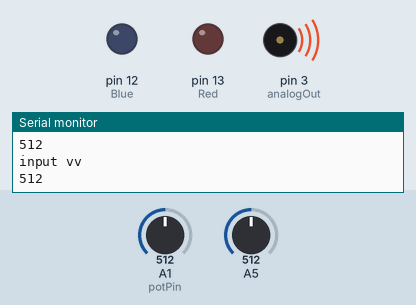
Bench run of a sketch on a simulated Arduino Uno, built with avr-gcc and run on an emulated ATmega328P. On the bench: output pins drawn as LEDs (lit = HIGH), buzzer (waves = sounding), the last lines printed to the serial monitor. Inputs (shaded band) come from the test bench; at power-on: A1 (potPin) = 512, A5 = 512. Pins used as bus, display or sensor lines are not drawn.

Above: at 1.8 s.
1.9 s: A1 (potPin) set to 926
6.0 s: A1 (potPin) set to 955
At 7.4 s:
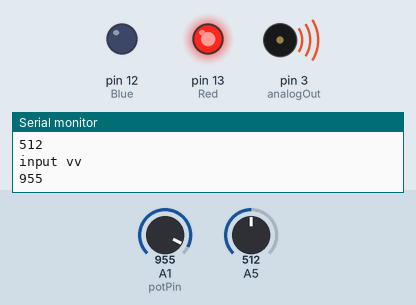
9.5 s: A1 (potPin) set to 0
At 11.7 s:
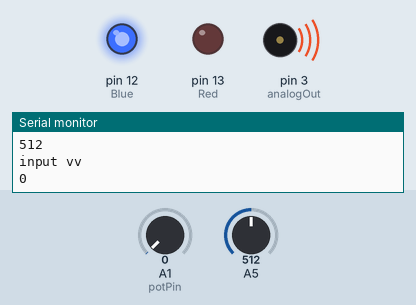
13.5 s: A1 (potPin) set to 4
At 16.01 s:
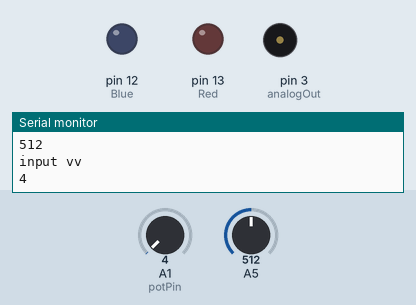
17.4 s: A1 (potPin) set to 950
At 20.01 s:
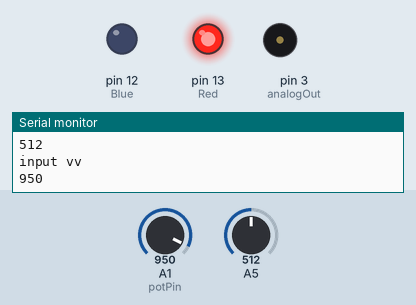
Timing chart, 0 to 22.4 s (numbered marks = the images above; inputs shaded):
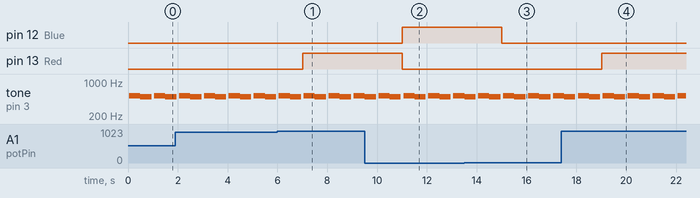

The sketch:

4_-_wee_woo.ino
```cpp
// (licence header left out)
const int potPin = A1;
int potVal = 0;
int test;

const int analogOut = 3;

int Red = 13;
int Blue = 12;

void setup()
{
	pinMode(analogOut, OUTPUT);
  pinMode(Red, OUTPUT);
  pinMode(Blue, OUTPUT);
	Serial.begin(9600);
}

void loop()
{
  digitalWrite(analogOut, HIGH);
	delay(50);

  potVal = analogRead(potPin);
  test = analogRead(A5);

	//debug
	Serial.println("test vv ");
  Serial.println(test);
  Serial.println("input vv");
  Serial.println(potVal);

	//debug

  digitalWrite(analogOut, 0);

  gae();
  if (potVal < 3) {
	digitalWrite(Blue, 1);
    digitalWrite(Red, 0);
  } else if (potVal > 940){
	digitalWrite(Blue, 0);
    digitalWrite(Red, 1);
  } else {
	digitalWrite(Blue, 0);
    digitalWrite(Red, 0);
  }

}

void gae(){
  tone(analogOut,523,500);
  delay(450);
  tone(analogOut,494,450);
  delay(500);
}
```

Measured:
- the behaviour switches between 940 and 941 on A1 (potPin) (found by bisection; images 0 and 1)
- the behaviour switches between 2 and 3 on A1 (potPin) (found by bisection; images 2 and 3)
- after the input at 6.0 s, pin 13 (Red): LOW → HIGH after 1.0 s
- after the input at 9.5 s, pin 12 (Blue): LOW → HIGH after 1.5 s; pin 13 (Red): HIGH → LOW after 1.5 s
- after the input at 13.5 s, pin 12 (Blue): HIGH → LOW after 1.5 s
- after the input at 17.4 s, pin 13 (Red): LOW → HIGH after 1.6 s
- by itself, tone on pin 3 (analogOut): repeats every 1.0 s: silent 0.10 s, 523 Hz 0.45 s, 494 Hz 0.45 s
